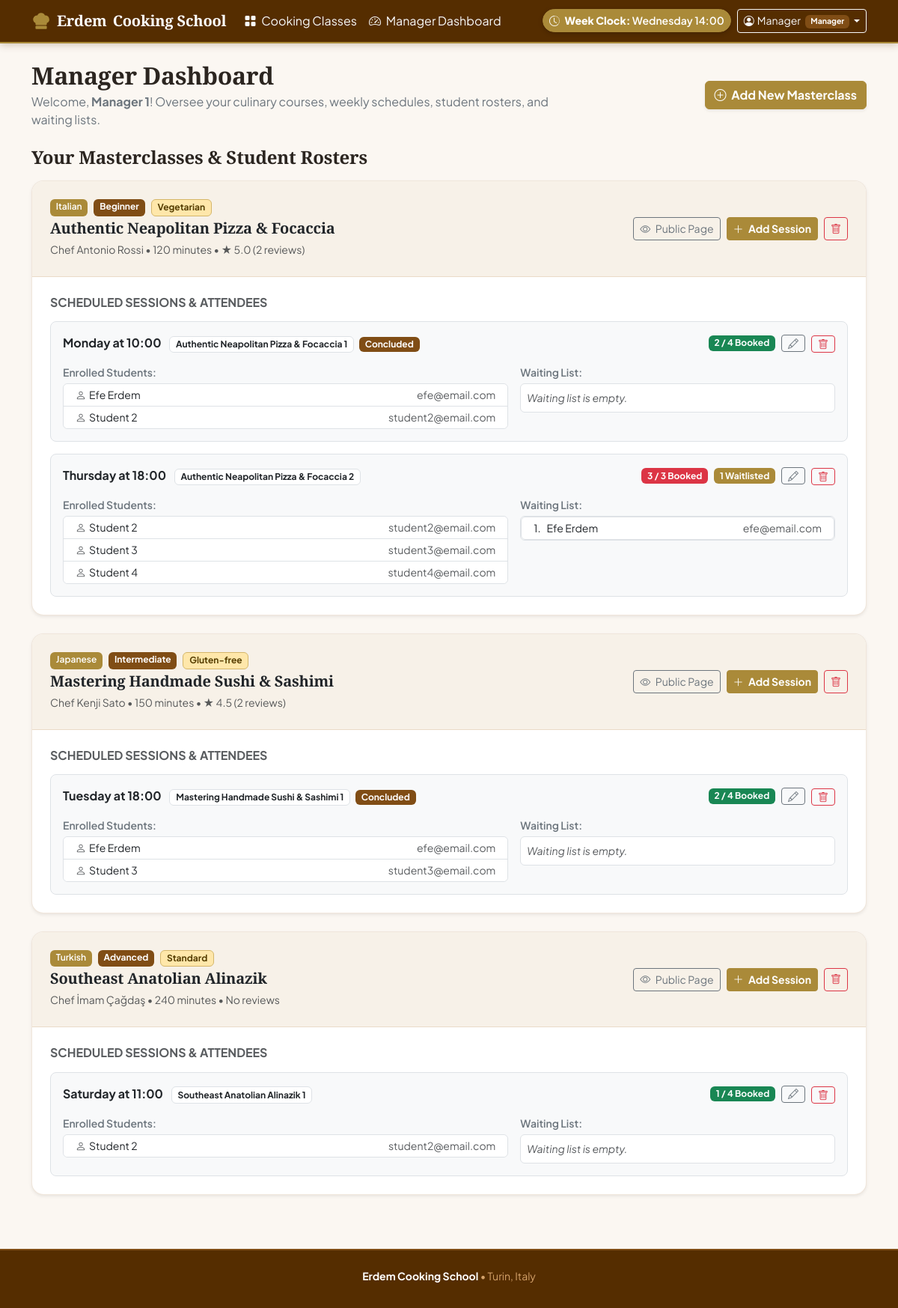
The app's page /profile/manager (signed in) with its own data.
### tables this page shows
CREATE TABLE simulation (
                                        key TEXT PRIMARY KEY,
                                        value TEXT NOT NULL
                                );

CREATE TABLE users (
                                        id INTEGER PRIMARY KEY AUTOINCREMENT,
                                        first_name TEXT NOT NULL,
                                        last_name TEXT NOT NULL,
                                        email TEXT UNIQUE NOT NULL,
                                        password TEXT NOT NULL,
                                        role TEXT NOT NULL CHECK (role IN ('manager', 'student'))
                                );

CREATE TABLE classes (
                                        id INTEGER PRIMARY KEY AUTOINCREMENT,
                                        manager_id INTEGER NOT NULL REFERENCES users(id) ON DELETE CASCADE,
                                        title TEXT NOT NULL,
                                        cuisine TEXT NOT NULL, 
                                        difficulty TEXT NOT NULL,
                                        duration INTEGER NOT NULL,
                                        dietary_category TEXT NOT NULL CHECK(dietary_category IN ('Standard', 'Vegetarian', 'Vegan', 'Gluten-free')),
                                        chef TEXT NOT NULL,
                                        ingredients TEXT NOT NULL,
                                        description TEXT NOT NULL,
                                        photo1 TEXT NOT NULL,
                                        photo2 TEXT NOT NULL,
                                        photo3 TEXT NOT NULL
                                );

CREATE TABLE enrollments (
                                        id INTEGER PRIMARY KEY AUTOINCREMENT,
                                        session_id INTEGER NOT NULL REFERENCES sessions(id) ON DELETE CASCADE,
                                        student_id INTEGER NOT NULL REFERENCES users(id) ON DELETE CASCADE,
                                        enrolled_at TIMESTAMP DEFAULT CURRENT_TIMESTAMP,
                                        UNIQUE(session_id, student_id)
                                );

CREATE TABLE waiting_list (
                                        id INTEGER PRIMARY KEY AUTOINCREMENT,
                                        session_id INTEGER NOT NULL REFERENCES sessions(id) ON DELETE CASCADE,
                                        student_id INTEGER NOT NULL REFERENCES users(id) ON DELETE CASCADE,
                                        joined_at TIMESTAMP DEFAULT CURRENT_TIMESTAMP,
                                        UNIQUE(session_id, student_id)
                                );

### app.py (the view)
@app.route('/profile/manager')
@login_required
def managerProfile():
    if not current_user.isManager():
        flash("This page is reserved for cooking school managers.", "warning")
        return redirect(url_for('studentProfile'))
    classes = dao.getClassesByManager(current_user.id)
    managedData = []
    for c in classes:
        sessions = dao.getSessionsByClassId(c['id'])
        sessionList = []
        for s in sessions:
            sDict = dict(s)
            sDict['students'] = dao.getEnrolledStudents(s['id'])
            sDict['waitingStudents'] = dao.getSessionWaitingList(s['id'])
            sDict['isPast'] = dao.isSessionPast(s['day_of_week'], s['start_time'])
            sessionList.append(sDict)
        managedData.append({
            'class': c,
            'sessions': sessionList
        })
    stats = dao.getManagerStatistics(current_user.id)
    return render_template(
        'profile_manager.html',
        managedData=managedData,
        stats=stats
    )

### templates/profile_manager.html (shortened to what this page needs)
{% extends 'base.html' %}
{% block content %}
<div class="row mb-4 align-items-center">
    <div class="col-lg-8">
        <h1 class="h2 fw-bold mb-1">Manager Dashboard</h1>
        <p class="text-secondary mb-0">
            Welcome, <strong>{{ current_user.firstName }} {{ current_user.lastName }}</strong>! Oversee your culinary
            courses, weekly schedules, student rosters, and waiting lists.
        </p>
    </div>
    <div class="col-lg-4 text-lg-end mt-3 mt-lg-0">
        <a href="{{ url_for('createClass') }}" class="btn btn-warning fw-bold shadow-sm">
            <i class="bi bi-plus-circle me-1"></i> Add New Masterclass
        </a>
    </div>
</div>
<h2 class="h4 fw-bold mb-3">Your Masterclasses &amp; Student Rosters</h2>
{% if managedData %}
<div class="d-flex flex-column gap-4 mb-5">
    {% for item in managedData %}
    {% set c = item.class %}
    <div class="card border-0 shadow-sm rounded-4 overflow-hidden bg-white">
        <div
            class="card-header bg-light border-bottom p-4 d-flex flex-wrap justify-content-between align-items-center gap-3">
            <div>
                <div class="d-flex flex-wrap gap-2 mb-1">
                    <span class="badge bg-warning text-dark fw-semibold">{{ c.cuisine }}</span>
                    <span class="badge bg-secondary">{{ c.difficulty }}</span>
                    {% if c.dietary_category and c.dietary_category != 'None' %}
                    <span class="badge bg-info text-dark">{{ c.dietary_category }}</span>
                    {% endif %}
                </div>
                <h3 class="h5 fw-bold text-dark mb-1">{{ c.title }}</h3>
                <span class="small text-muted">Chef {{ c.chef }} &bull; {{ c.duration }} minutes &bull;
                    {% if c.avg_rating %}★ {{ c.avg_rating }} ({{ c.total_ratings }} reviews){% else %}No reviews{%
                    endif %}
                </span>
            </div>
            <div class="d-flex align-items-center gap-2">
                <a href="{{ url_for('classDetail', classId=c.id) }}" class="btn btn-sm btn-outline-secondary">
                    <i class="bi bi-eye me-1"></i> Public Page
                </a>
                <a href="{{ url_for('createSession', classId=c.id) }}" class="btn btn-sm btn-warning fw-bold">
                    <i class="bi bi-plus-lg me-1"></i> Add Session
                </a>
                <form action="{{ url_for('deleteClass', classId=c.id) }}" method="POST" class="d-inline"
                    onsubmit="return confirm('Permanently delete this masterclass and all its image files? (Allowed only if no students are enrolled in its sessions).');">
                    <button type="submit" class="btn btn-sm btn-outline-danger" title="Delete Masterclass">
                        <i class="bi bi-trash"></i>
                    </button>
                </form>
            </div>
        </div>
        <div class="card-body p-4">
            <h4 class="h6 fw-bold text-uppercase text-muted mb-3">Scheduled Sessions &amp; Attendees</h4>
            {% if item.sessions %}
            <div class="d-flex flex-column gap-3">
                {% for s in item.sessions %}
                <div class="border rounded-3 p-3 bg-light">
                    <div class="d-flex flex-wrap justify-content-between align-items-center gap-2 mb-3">
                        <div>
                            <strong class="text-dark fs-6">{{ s.day_of_week }} at {{ s.start_time }}</strong>
                            <span class="badge bg-white text-dark border ms-2">{{ s.kitchen }}</span>
                            {% if s.isPast %}
                            <span class="badge bg-secondary ms-1">Concluded</span>
                            {% endif %}
                        </div>
                        <div class="d-flex align-items-center gap-2">
                            <span
                                class="badge {% if s.available_seats > 0 %}bg-success{% else %}bg-danger{% endif %} text-white">
                                {{ s.enrolled_count }} / {{ s.capacity }} Booked
                            </span>
                            {% if s.waiting_count > 0 %}
                            <span class="badge bg-warning text-dark">
                                {{ s.waiting_count }} Waitlisted
                            </span>
                            {% endif %}
                            <a href="{{ url_for('editSession', sessionId=s.id) }}" class="btn btn-sm btn-outline-secondary py-0 px-2" title="Edit Session">
                                <i class="bi bi-pencil"></i>
                            </a>
                            <form action="{{ url_for('deleteSession', sessionId=s.id) }}" method="POST" class="d-inline"
                                onsubmit="return confirm('Delete this session? If students are enrolled, cancellation notifications will be processed.');">
                                <button type="submit" class="btn btn-sm btn-outline-danger py-0 px-2"
                                    title="Delete Session">
                                    <i class="bi bi-trash"></i>
                                </button>
                            </form>
                        </div>
                    </div>
                    <div class="row g-3">
                        <div class="col-md-7">
                            <span class="small fw-semibold text-secondary d-block mb-1">Enrolled Students:</span>
                            {% if s.students %}
                            <ul class="list-group list-group-flush bg-white rounded border">
                                {% for st in s.students %}
                                <li
                                    class="list-group-item py-1 px-3 d-flex justify-content-between align-items-center small">
                                    <span><i class="bi bi-person me-1 text-muted"></i>{{ st.first_name }} {{
                                        st.last_name }}</span>
                                    <span class="text-muted">{{ st.email }}</span>
                                </li>
                                {% endfor %}
                            </ul>
                            {% else %}
                            <div class="small text-muted fst-italic p-2 bg-white rounded border">
                                No students enrolled in this session yet.
                            </div>
                            {% endif %}
                        </div>
                        <div class="col-md-5">
                            <span class="small fw-semibold text-secondary d-block mb-1">Waiting List:</span>
                            {% if s.waitingStudents %}
                            <ol class="list-group list-group-numbered bg-white rounded border">
                                {% for ws in s.waitingStudents %}
                                <li
                                    class="list-group-item py-1 px-3 small d-flex justify-content-between align-items-center">
                                    <div class="ms-2 me-auto">
                                        {{ ws.first_name }} {{ ws.last_name }}
                                    </div>
                                    <span class="text-muted">{{ ws.email }}</span>
                                </li>
                                {% endfor %}
                            </ol>
                            {% else %}
                            <div class="small text-muted fst-italic p-2 bg-white rounded border">
                                Waiting list is empty.
                            </div>
                            {% endif %}
                        </div>
                    </div>
                </div>
                {% endfor %}
            </div>
            {% endif %}
        </div>
    </div>
    {% endfor %}
</div>
{% endif %}
{% endblock %}

### templates/base.html (shortened to what this page needs)
<!DOCTYPE html>
<html lang="en">
<head>
  <link href="https://cdn.jsdelivr.net/npm/bootstrap@5.3.3/dist/css/bootstrap.min.css" rel="stylesheet">
  <link rel="stylesheet" href="https://cdn.jsdelivr.net/npm/bootstrap-icons@1.11.3/font/bootstrap-icons.min.css">
  <link rel="stylesheet" href="{{ url_for('static', filename='css/style.css') }}">
</head>
<body class="d-flex flex-column min-vh-100">
  <header class="site-header sticky-top">
    <nav class="navbar navbar-expand-lg navbar-dark py-2">
      <div class="container">
        <a class="navbar-brand d-flex align-items-center gap-2 fw-bold text-white" href="{{ url_for('index') }}">
          <span>Erdem</span> Cooking School
        </a>
        <div class="collapse navbar-collapse" id="navbarMain">
          <ul class="navbar-nav me-auto mb-2 mb-lg-0">
            {% if current_user.is_authenticated %}
            <li class="nav-item">
              <a class="nav-link text-light" href="{{ url_for('classesCatalog') }}">
                <i class="bi bi-grid-fill me-1"></i> Cooking Classes
              </a>
            </li>
            {% endif %}
            {% if current_user.is_authenticated and current_user.isManager() %}
            <li class="nav-item">
              <a class="nav-link text-light" href="{{ url_for('managerProfile') }}">
                <i class="bi bi-speedometer2 me-1"></i> Manager Dashboard
              </a>
            </li>
            {% elif current_user.is_authenticated and current_user.isStudent() %}
            <li class="nav-item">
              <a class="nav-link text-light" href="{{ url_for('studentProfile') }}">
                <i class="bi bi-calendar-check me-1"></i> Student Dashboard
              </a>
            </li>
            {% endif %}
          </ul>
          <div class="d-flex align-items-center flex-wrap gap-2 ms-auto">
            <button type="button" class="btn btn-sm btn-outline-warning rounded-pill" data-bs-toggle="modal"
              data-bs-target="#clockModal">
              <i class="bi bi-clock-history me-1"></i>
              <strong>Week Clock:</strong> {{ simulatedDay }} {{ simulatedTime }}
            </button>
            {% if current_user.is_authenticated %}
            <div class="dropdown">
              <button class="btn btn-sm btn-outline-light dropdown-toggle" type="button" data-bs-toggle="dropdown">
                <i class="bi bi-person-circle me-1"></i>{{ current_user.firstName }}
                <span class="badge bg-secondary ms-1">{{ current_user.role|capitalize }}</span>
              </button>
            </div>
            {% else %}
            {% if request.endpoint not in ('login', 'register') %}
            <a href="{{ url_for('login') }}" class="btn btn-sm btn-warning fw-semibold">
              <i class="bi bi-box-arrow-in-right me-1"></i> Log In
            </a>
            {% endif %}
            {% endif %}
          </div>
        </div>
      </div>
    </nav>
  </header>
  <main id="main-content" class="py-4 flex-grow-1">
    <div class="container">
      {% block content %}{% endblock %}
    </div>
  </main>
  <footer class="site-footer py-4 mt-auto">
    <div class="container text-center small">
      <div class="mb-2">
        <strong class="text-white">Erdem Cooking School</strong> &bull; Turin, Italy
      </div>
    </div>
  </footer>
</body>
</html>

### records on screen
simulation: value "Wednesday"
simulation: value "14:00"
users: firstName "Manager", role "Manager"
classes: cuisine "Italian", difficulty "Beginner", dietary_category "Vegetarian", title "Authentic Neapolitan Pizza & Focaccia", chef "Antonio Rossi", duration "120"
enrollments: first_name "Efe", last_name "Erdem", email "efe@email.com"
enrollments: first_name "Student", last_name "2", email "student2@email.com"
enrollments: first_name "Student", last_name "2", email "student2@email.com"
enrollments: first_name "Student", last_name "3", email "student3@email.com"
enrollments: first_name "Student", last_name "4", email "student4@email.com"
waiting_list: first_name "Efe", last_name "Erdem", email "efe@email.com"
classes: cuisine "Japanese", difficulty "Intermediate", dietary_category "Gluten-free", title "Mastering Handmade Sushi & Sashimi", chef "Kenji Sato", duration "150"
enrollments: first_name "Efe", last_name "Erdem", email "efe@email.com"
enrollments: first_name "Student", last_name "3", email "student3@email.com"
classes: cuisine "Turkish", difficulty "Advanced", dietary_category "Standard", title "Southeast Anatolian Alinazik", chef "İmam Çağdaş", duration "240"
enrollments: first_name "Student", last_name "2", email "student2@email.com"

### other values on screen
{{ current_user.lastName }} "1"
{{ c.avg_rating }} "5.0" "4.5"
{{ c.total_ratings }} "2" "2"
{{ s.day_of_week }} "Monday"
{{ s.start_time }} "10:00"
{{ s.kitchen }} "Authentic Neapolitan Pizza & Focaccia 1"
{{ s.enrolled_count }} "2"
{{ s.capacity }} "4"
{{ s.day_of_week }} "Thursday"
{{ s.start_time }} "18:00"
{{ s.kitchen }} "Authentic Neapolitan Pizza & Focaccia 2"
{{ s.enrolled_count }} "3"
{{ s.capacity }} "3"
{{ s.waiting_count }} "1"
{{ s.day_of_week }} "Tuesday"
